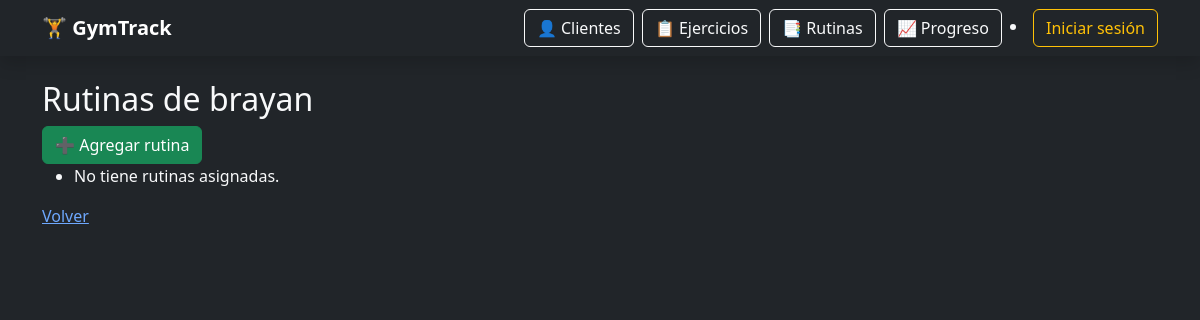
Page /clientes/4/ on the earlier database version.
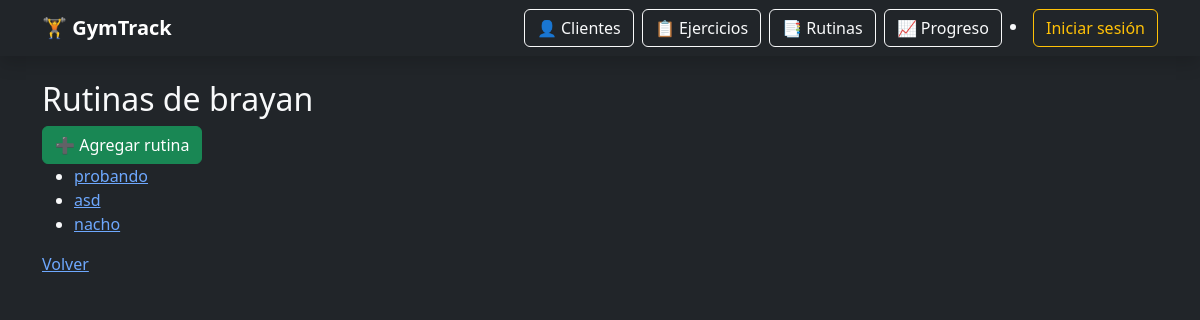
Same page on the later database version.
### rutinas/models.py (models this page shows, shortened)
class Rutina(models.Model):
    cliente = models.ForeignKey(Cliente, on_delete=models.CASCADE, related_name="rutinas")
    nombre = models.CharField(max_length=100)
    descripcion = models.TextField(blank=True)
    fecha_creacion = models.DateField(auto_now_add=True)

### clientes/views.py (the view)
# urls.py: path("<int:pk>/", ClienteDetalleView.as_view(), name="detalle"),
class ClienteDetalleView(DetailView):
    model = Cliente
    template_name = "clientes/detalle.html"
    context_object_name = "cliente"

### clientes/templates/clientes/detalle.html (shortened to what this page needs)
{% extends "base.html" %}
{% block content %}
<body>
    <h2>Rutinas de {{ cliente.nombre }}</h2>
    <a href="{% url 'rutinas:crear_para_cliente' cliente.id %}" class="btn btn-success">
  ➕ Agregar rutina
</a>
<ul>
    {% for rutina in cliente.rutinas.all %}
    <li>
      <a href="{% url 'rutinas:rutina_detalle' rutina.id %}">
        {{ rutina.nombre }}
      </a>
    </li>
  {% empty %}
    <li>No tiene rutinas asignadas.</li>
  {% endfor %}
</ul>
    <a href="{% url 'clientes:lista' %}">Volver</a>
</body>
</html>
{% endblock %}

Differences in the rows shown:
added Rutina: nombre "probando"
added Rutina: nombre "asd"
added Rutina: nombre "nacho"
Other differences:
text no longer shown: "No tiene rutinas asignadas."
